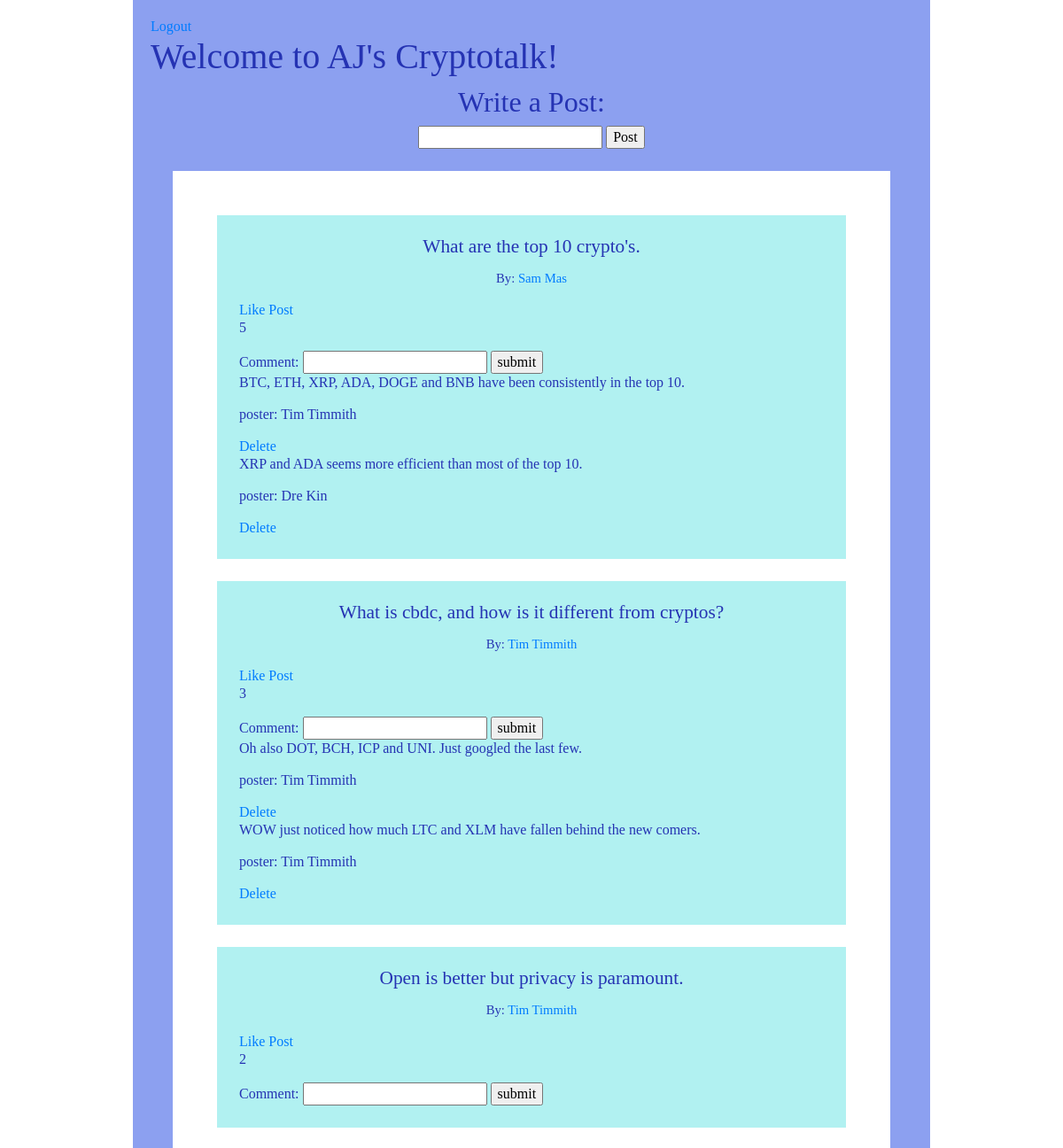
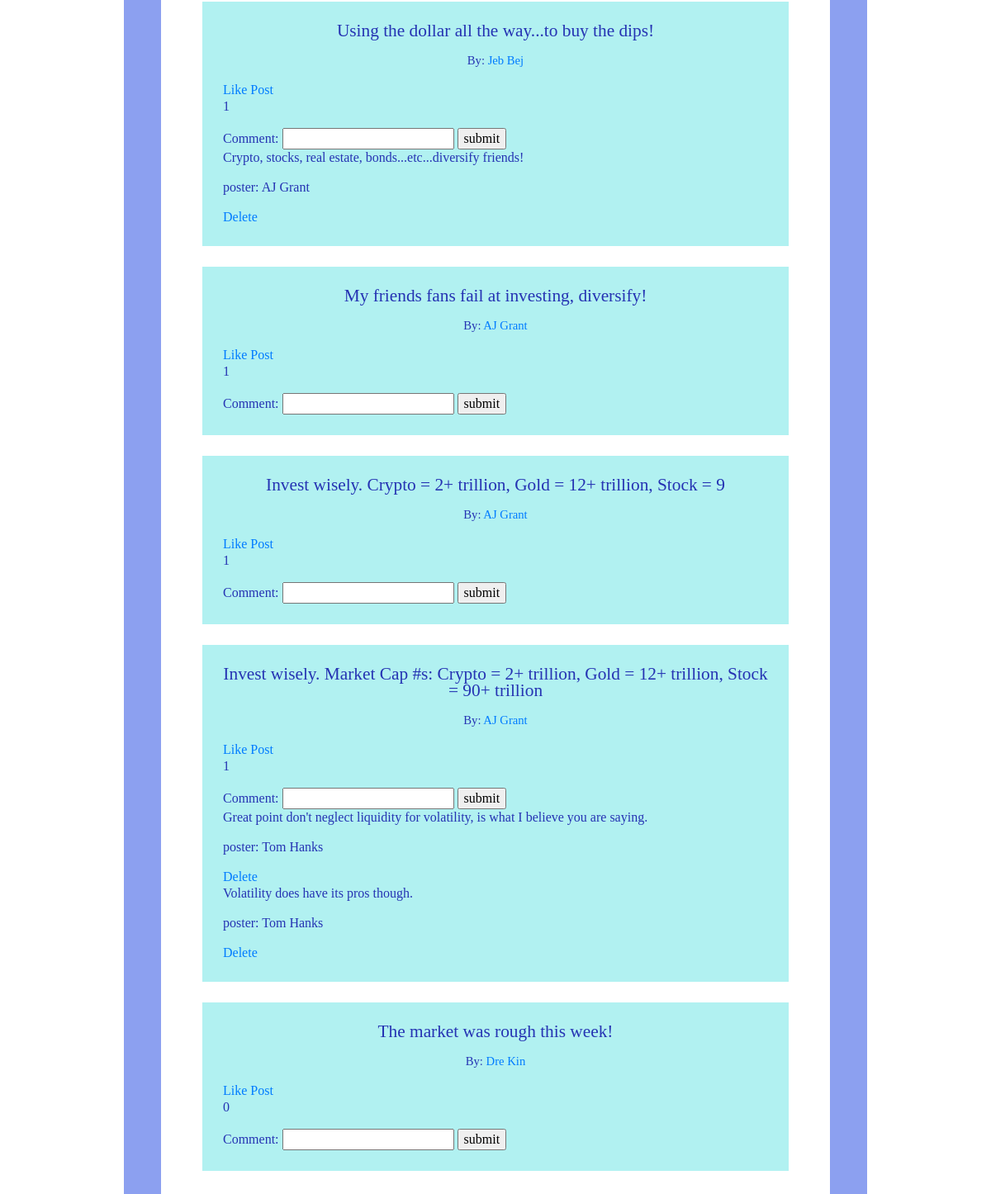
Page /welcome (signed in) on the committed database (2 pictures, top to bottom).
### cryptotalk/models.py (models this page shows)
class Crypto_Message(models.Model):
    message = models.CharField(max_length=255)
    poster = models.ForeignKey(User, related_name='user_messages', on_delete=models.CASCADE)
    user_likes = models.ManyToManyField(User, related_name='liked_posts')
    created_at = models.DateTimeField(auto_now_add=True, null=True)
    updated_at = models.DateTimeField(auto_now=True, null=True)

class User(models.Model):
    first_name = models.CharField(max_length=50)
    last_name = models.CharField(max_length=50)
    email = models.CharField(max_length=50)
    password = models.CharField(max_length=50)
    created_at = models.DateTimeField(auto_now_add=True, null=True)
    updated_at = models.DateTimeField(auto_now=True, null=True)
    objects = UserManager()

class Comment(models.Model):
    comment = models.CharField(max_length=255)
    poster = models.ForeignKey(User, related_name='user_comments', on_delete=models.CASCADE)
    crypto_message = models.ForeignKey(Crypto_Message, related_name="post_comments", on_delete=models.CASCADE)
    created_at = models.DateTimeField(auto_now_add=True, null=True)
    updated_at = models.DateTimeField(auto_now=True, null=True)

### cryptotalk/views.py (the view)
# urls.py: path('welcome', views.welcome),
def welcome(request):
    if 'user' not in request.session:
        return redirect('/')
    context = {
        'crypto_messages': Crypto_Message.objects.all()
    }
    return render(request, 'welcome.html', context)

### cryptotalk/templates/welcome.html (shortened to what this page needs)
<!DOCTYPE html>
<html lang="en">
    <head>
        <link rel="stylesheet" href="https://maxcdn.bootstrapcdn.com/bootstrap/4.0.0/css/bootstrap.min.css"
>
        {% load static %}
        <link rel="stylesheet" href="{% static 'style.css' %}">
    </head>
    <body>
        <div id='wrap'>
            <a href="/logout">Logout</a>
            <h1>Welcome to {{request.session.user}}'s Cryptotalk!</h1>
            <div id='write'>
                <h2>Write a Post:</h2>
                <form action="/process_message" method=POST>
                    <input type="text" name='mess'>
                    <input type="submit" value="Post">
                </form>
            </div>
            <div id='posts'>
                {% for post in crypto_messages %}
                <div class='one_post'>
                    <p class='post'>{{post.message}}</p>
                    <p class='poster'>By: <a href="/user_profile/{{post.poster.id}}">{{post.poster.first_name}} {{post.poster.last_name}}</a></p>
                    <a href="/like/{{post.id}}">Like Post</a>
                    <p>{{ post.user_likes.count }}</p>
                    <form action="/add_comment/{{post.id}}" method=POST>
                        Comment: <input type="text" name='comment'>
                        <input type="submit" value='submit'>
                    </form>
                    {% for comment in post.post_comments.all %}
                        <p>{{comment.comment}}</p>
                        <p>poster: {{comment.poster.first_name}} {{comment.poster.last_name}}</p>
                        <a href="/delete/{{comment.id}}">Delete</a>
                    {% endfor %}
                </div>
                {% endfor %}
            </div>
        </div>
    </body>
</html>

### cryptotalk/static/style.css (style rules this page uses)
body { background-image: url(images/blue_sky.jpg); color: rgb(37, 51, 179); font-family: Cambria, Cochin, Georgia, Times, 'Times New Roman', serif; font-weight: normal; line-height: 20px; margin: auto; }
#wrap { margin: 0px auto; background-color: rgb(140, 160, 240); width: 900px; font-family: Cambria, Cochin, Georgia, Times, 'Times New Roman', serif; padding: 20px; }
#posts { background-color: rgb(255, 255, 255); padding: 25px; margin: 25px; }
.one_post { background-color: rgb(177, 241, 241); padding: 25px; margin: 25px; min-height: 100px; }
.post { font-size: 16pt; text-align: center; }
.poster { font-size: 11pt; text-align: center; }
#write { text-align: center; }

### rows in the picture
Crypto_Message: message "What are the top 10 crypto's.", poster.first_name "Sam", poster.last_name "Mas", user_likes.count "5"
Comment: comment "BTC, ETH, XRP, ADA, DOGE and BNB have been consistently in the top 10.", poster.first_name "Tim", poster.last_name "Timmith"
Comment: comment "XRP and ADA seems more efficient than most of the top 10.", poster.first_name "Dre", poster.last_name "Kin"
Crypto_Message: message "What is cbdc, and how is it different from cryptos?", poster.first_name "Tim", poster.last_name "Timmith", user_likes.count "3"
Comment: comment "Oh also DOT, BCH, ICP and UNI. Just googled the last few.", poster.first_name "Tim", poster.last_name "Timmith"
Comment: comment "WOW just noticed how much LTC and XLM have fallen behind the new comers.", poster.first_name "Tim", poster.last_name "Timmith"
Crypto_Message: message "Open is better but privacy is paramount.", poster.first_name "Tim", poster.last_name "Timmith", user_likes.count "2"
Crypto_Message: message "Using the dollar all the way...to buy the dips!", poster.first_name "Jeb", poster.last_name "Bej", user_likes.count "1"
Comment: comment "Crypto, stocks, real estate, bonds...etc...diversify friends!", poster.first_name "AJ", poster.last_name "Grant"
Crypto_Message: message "My friends fans fail at investing, diversify!", poster.first_name "AJ", poster.last_name "Grant", user_likes.count "1"
Crypto_Message: message "Invest wisely. Crypto = 2+ trillion, Gold = 12+ trillion, Stock = 9", poster.first_name "AJ", poster.last_name "Grant", user_likes.count "1"
Crypto_Message: message "Invest wisely. Market Cap #s: Crypto = 2+ trillion, Gold = 12+ trillion, Stock = 90+ trillion", poster.first_name "AJ", poster.last_name "Grant", user_likes.count "1"
Comment: comment "Great point don't neglect liquidity for volatility, is what I believe you are saying.", poster.first_name "Tom", poster.last_name "Hanks"
Comment: comment "Volatility does have its pros though.", poster.first_name "Tom", poster.last_name "Hanks"
Crypto_Message: message "The market was rough this week!", poster.first_name "Dre", poster.last_name "Kin", user_likes.count "0"

### other values in the picture
{{ request.session.user }} "AJ"
